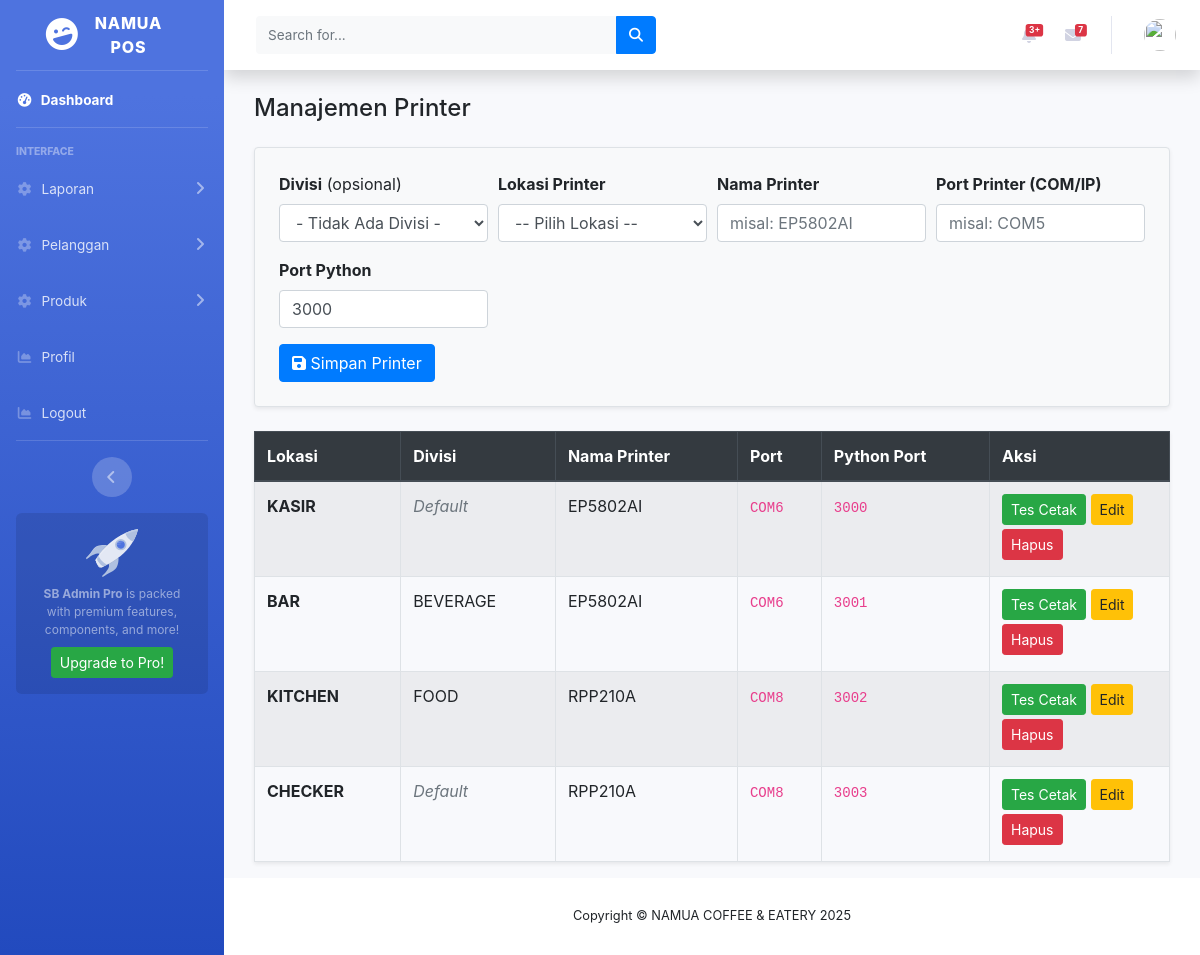
The page /index.php/printer on the database as committed earlier.
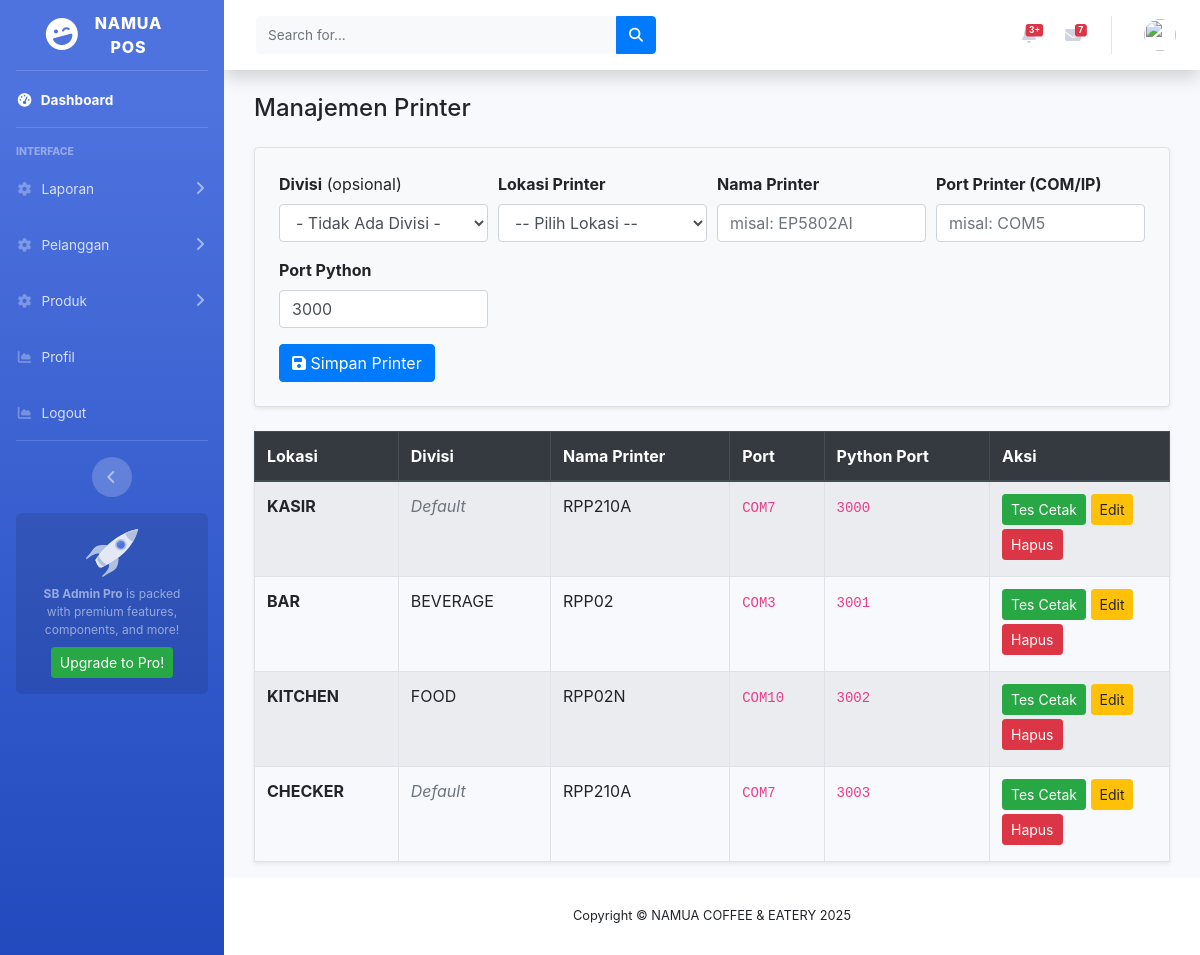
The same page on the database as committed later.
### tables this page shows
CREATE TABLE `pr_printer`  (
  `id` int(11) NOT NULL AUTO_INCREMENT,
  `lokasi_printer` varchar(50) NULL DEFAULT NULL,
  `divisi` int(11) NOT NULL,
  `printer_name` varchar(100) NOT NULL,
  `port` varchar(50) NOT NULL,
  `created_at` datetime(0) NULL DEFAULT current_timestamp(0),
  `updated_at` datetime(0) NULL DEFAULT current_timestamp(0) ON UPDATE CURRENT_TIMESTAMP(0),
  `python_port` int(11) NULL DEFAULT 3000,
  PRIMARY KEY (`id`) USING BTREE
);

CREATE TABLE `pr_divisi`  (
  `id` int(11) NOT NULL AUTO_INCREMENT,
  `nama_divisi` varchar(100) NOT NULL,
  `urutan_tampilan` int(3) NOT NULL DEFAULT 0,
  `created_at` datetime(0) NULL DEFAULT current_timestamp(0),
  `updated_at` datetime(0) NULL DEFAULT current_timestamp(0) ON UPDATE CURRENT_TIMESTAMP(0),
  PRIMARY KEY (`id`) USING BTREE
);

### application/controllers/Printer.php (called while the page is built, shortened)
<?php
class Printer extends CI_Controller
{
    public function __construct()
    {
        $this->load->model('Printer_model');
        $this->load->model('Divisi_model');
    }
    public function index()
    {
        $data['title']   = "Manajemen Printer";
        $data['printer'] = $this->Printer_model->get_all();
        $data['divisi']  = $this->Divisi_model->get_all();
        $this->load->view('templates/header', $data);
        $this->load->view('printer/index', $data);
        $this->load->view('templates/footer');
    }
}

### index.php (called while the page is built, shortened)
<?php
require_once BASEPATH.'core/CodeIgniter.php';

### application/models/Printer_model.php (called while the page is built, shortened)
<?php
class Printer_model extends CI_Model {
    public function get_all() {
        return $this->db
            ->select('pr_printer.*, pr_divisi.nama_divisi')
            ->join('pr_divisi', 'pr_divisi.id = pr_printer.divisi', 'left')
            ->get('pr_printer')->result_array();
    }
}

### application/views/printer/index.php (the view, shortened to what this page needs)
<link href="https://stackpath.bootstrapcdn.com/bootstrap/4.5.2/css/bootstrap.min.css" rel="stylesheet">
<div class="container mt-4">
    <h4 class="mb-4"><?= $title ?></h4>
    <form method="post" action="<?= base_url('printer/simpan') ?>" class="border rounded p-4 mb-4 bg-light shadow-sm">
        <div class="form-row">
            <div class="form-group col-md-3">
                <label><strong>Divisi</strong> (opsional)</label>
                <select name="divisi" class="form-control">
                    <option value="">- Tidak Ada Divisi -</option>
                </select>
            </div>
            <div class="form-group col-md-3">
                <label><strong>Lokasi Printer</strong></label>
                <select name="lokasi_printer" class="form-control" required>
                    <option value="">-- Pilih Lokasi --</option>
                </select>
            </div>
            <div class="form-group col-md-3">
                <label><strong>Nama Printer</strong></label>
                <input type="text" name="printer_name" class="form-control" placeholder="misal: EP5802AI" required>
            </div>
            <div class="form-group col-md-3">
                <label><strong>Port Printer (COM/IP)</strong></label>
                <input type="text" name="port" class="form-control" placeholder="misal: COM5" required>
            </div>
            <div class="form-group col-md-3">
                <label><strong>Port Python</strong></label>
                <input type="number" name="python_port" class="form-control" value="3000" required>
            </div>
        </div>
        <button type="submit" class="btn btn-primary"><i class="fas fa-save"></i> Simpan Printer</button>
    </form>
    <table class="table table-bordered table-striped shadow-sm">
        <thead class="thead-dark">
            <tr>
                <th>Lokasi</th>
                <th>Divisi</th>
                <th>Nama Printer</th>
                <th>Port</th>
                <th>Python Port</th>
                <th style="width:180px;">Aksi</th>
            </tr>
        </thead>
        <tbody>
            <?php foreach ($printer as $p): ?>
            <tr>
                <td><strong><?= $p['lokasi_printer'] ?></strong></td>
                <td>
                    <?= $p['divisi'] == 0
                        ? '<span class="text-muted"><i>Default</i></span>'
                        : $p['nama_divisi'] ?>
                </td>
                <td><?= $p['printer_name'] ?></td>
                <td><code><?= $p['port'] ?></code></td>
                <td><code><?= $p['python_port'] ?></code></td>
                <td>
                    <a class="btn btn-sm btn-success mb-1" href="<?= base_url('printer/test/'.$p['id']) ?>">
                        Tes Cetak
                    </a>
                    <button class="btn btn-sm btn-warning mb-1" data-toggle="modal"
                        data-target="#editModal<?= $p['id'] ?>">
                        Edit
                    </button>
                    <a class="btn btn-sm btn-danger mb-1" onclick="return confirm('Hapus printer ini?')"
                        href="<?= base_url('printer/hapus/'.$p['id']) ?>">Hapus</a>
                </td>
            </tr>
            <?php endforeach ?>
        </tbody>
    </table>
</div>

### application/views/templates/header.php (shortened to what this page needs)
<!DOCTYPE html>
<html lang="en">
<head>
    <link href="<?php echo base_url(); ?>vendor/fontawesome-free/css/all.min.css" rel="stylesheet" type="text/css">
    <link href="https://cdnjs.cloudflare.com/ajax/libs/font-awesome/6.5.0/css/all.min.css" rel="stylesheet">
    <link href="<?php echo base_url(); ?>assets/css/sb-admin-2.min.css" rel="stylesheet">
</head>
<body id="page-top">
    <div id="wrapper">
        <ul class="navbar-nav bg-gradient-primary sidebar sidebar-dark accordion" id="accordionSidebar">
                <?php if ($this->session->userdata('role') !== 'admin'): ?>
                <a class="sidebar-brand d-flex align-items-center justify-content-center"
                    href="<?php echo base_url(); ?>">
                    <?php endif; ?>
                    <div class="sidebar-brand-icon rotate-n-15">
                        <i class="fas fa-laugh-wink"></i>
                    </div>
                    <div class="sidebar-brand-text mx-3">NAMUA <br> POS</div>
                </a>
                <hr class="sidebar-divider my-0">
                <li class="nav-item active">
                    <a class="nav-link text-white" href="<?php echo base_url('beranda'); ?>">
                        <i class="fas fa-fw fa-tachometer-alt"></i>
                        <span>Dashboard</span>
                    </a>
                </li>
                <hr class="sidebar-divider">
                <div class="sidebar-heading">
                    Interface
                </div>
                <li class="nav-item">
                    <a class="nav-link collapsed" href="#" data-toggle="collapse" data-target="#collapseLaporan"
                        aria-expanded="true" aria-controls="collapseLaporan">
                        <i class="fas fa-fw fa-cog"></i>
                        <span>Laporan</span>
                    </a>
                </li>
                <li class="nav-item">
                    <a class="nav-link collapsed" href="#" data-toggle="collapse" data-target="#collapsePelanggan"
                        aria-expanded="true" aria-controls="collapsePelanggan">
                        <i class="fas fa-fw fa-cog"></i>
                        <span>Pelanggan</span>
                    </a>
                </li>
                <li class="nav-item">
                    <a class="nav-link collapsed" href="#" data-toggle="collapse" data-target="#collapseSeven"
                        aria-expanded="true" aria-controls="collapseSeven">
                        <i class="fas fa-fw fa-cog"></i>
                        <span>Produk</span>
                    </a>
                </li>
                <li class="nav-item">
                    <a class="nav-link" href="/profil">
                        <i class="fas fa-fw fa-chart-area"></i>
                        <span>Profil</span></a>
                </li>
                <li class="nav-item">
                    <a class="nav-link" href="<?= site_url('/auth/logout') ?>">
                        <i class="fas fa-fw fa-chart-area"></i>
                        <span>Logout</span></a>
                </li>
                <hr class="sidebar-divider d-none d-md-block">
                <div class="text-center d-none d-md-inline">
                    <button class="rounded-circle border-0" id="sidebarToggle"></button>
                </div>
                <div class="sidebar-card d-none d-lg-flex">
                    <img class="sidebar-card-illustration mb-2"
                        src="<?php echo base_url(); ?>assets/img/undraw_rocket.svg" alt="...">
                    <p class="text-center mb-2"><strong>SB Admin Pro</strong> is packed with premium features,
                        components, and more!</p>
                    <a class="btn btn-success btn-sm" href="https://startbootstrap.com/theme/sb-admin-pro">Upgrade to
                        Pro!</a>
                </div>
        </ul>
        <div id="content-wrapper" class="d-flex flex-column">
            <div id="content">
                <nav class="navbar navbar-expand navbar-light bg-white topbar mb-4 static-top shadow">
                    <form
                        class="d-none d-sm-inline-block form-inline mr-auto ml-md-3 my-2 my-md-0 mw-100 navbar-search">
                        <div class="input-group">
                            <input type="text" class="form-control bg-light border-0 small" placeholder="Search for..."
                                aria-label="Search" aria-describedby="basic-addon2">
                            <div class="input-group-append">
                                <button class="btn btn-primary" type="button">
                                    <i class="fas fa-search fa-sm"></i>
                                </button>
                            </div>
                        </div>
                    </form>
                    <ul class="navbar-nav ml-auto">
                        <li class="nav-item dropdown no-arrow mx-1">
                            <a class="nav-link dropdown-toggle" href="#" id="alertsDropdown" role="button"
                                data-toggle="dropdown" aria-haspopup="true" aria-expanded="false">
                                <span class="badge badge-danger badge-counter">3+</span>
                            </a>
                        </li>
                        <li class="nav-item dropdown no-arrow mx-1">
                            <a class="nav-link dropdown-toggle" href="#" id="messagesDropdown" role="button"
                                data-toggle="dropdown" aria-haspopup="true" aria-expanded="false">
                                <i class="fas fa-envelope fa-fw"></i>
                                <span class="badge badge-danger badge-counter">7</span>
                            </a>
                        </li>
                        <li class="nav-item dropdown no-arrow">
                            <a class="nav-link dropdown-toggle" href="#" id="userDropdown" role="button"
                                data-toggle="dropdown" aria-haspopup="true" aria-expanded="false">
                                <img class="img-profile rounded-circle"
                                    src="<?= base_url('uploads/' . $this->session->userdata('avatar')); ?>" width="30"
                                    height="30">
                            </a>
                        </li>
                    </ul>
                </nav>
                <div class="container-fluid">

### application/views/templates/footer.php (shortened to what this page needs)
                </div>
                </div>
            <footer class="sticky-footer bg-white">
                <div class="container my-auto">
                    <div class="copyright text-center my-auto">
                        <span>Copyright &copy; NAMUA COFFEE & EATERY  <?= date('Y') ?></span>
                    </div>
                </div>
            </footer>
        </div>
    </div>
</body>
</html>

Rows that differ between the two databases and show on the page:
changed pr_printer "KASIR": printer_name "EP5802AI" → "RPP210A"; port "COM6" → "COM7"
changed pr_printer "BAR": printer_name "EP5802AI" → "RPP02"; port "COM6" → "COM3"
changed pr_printer "KITCHEN": printer_name "RPP210A" → "RPP02N"; port "COM8" → "COM10"
changed pr_printer "CHECKER": port "COM8" → "COM7"
